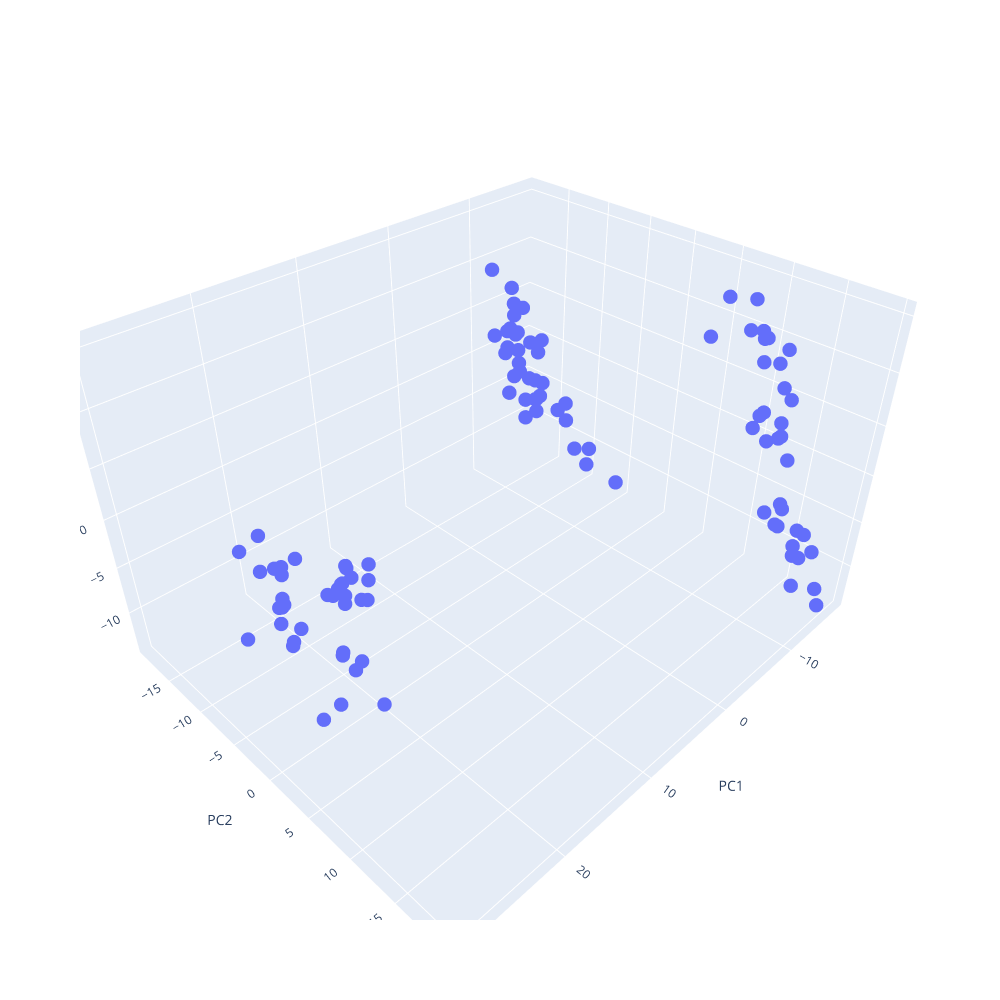

Write notebook code for a chart like this one.
### Markdown cell above
<hr width="50%" style="margin-top: 2rem; margin-bottom: 2rem; margin-left:0">

### Step 2: perform dimensionality reduction and visualize PCs

### Code cell
# import the necessary modules for the selected model
from sklearn.preprocessing import StandardScaler
from sklearn.decomposition import PCA
from sklearn.pipeline import Pipeline

# TODO: create and fit a pipeline for scaling and dimensionality reduction using PCA (use 3 components)
pipe = Pipeline([
    ('scaler', StandardScaler()),
    ('pca', PCA(n_components = 3))
])
data_pca = pipe.fit_transform(df)

# TODO: create a dataframe from the fitted data and add a class colum =0
df_pca = pd.DataFrame(data_pca, columns=['PC1', 'PC2', 'PC3'])
df_pca['class'] = 0

# TODO: visualize the data
fig = px.scatter_3d(df_pca, x='PC1', y='PC2', z='PC3')
fig.update_traces(marker=dict(size=5))
fig.update_layout(width=1000, height=1000)
fig.show()
